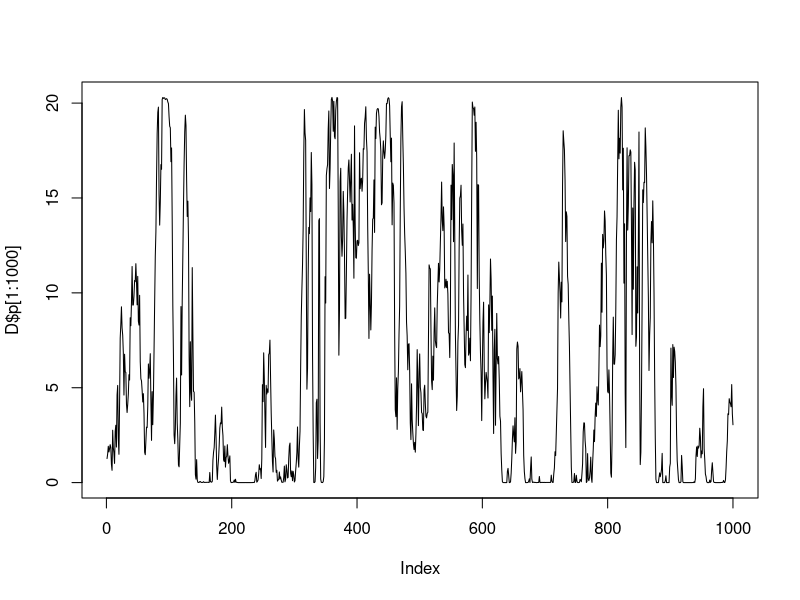
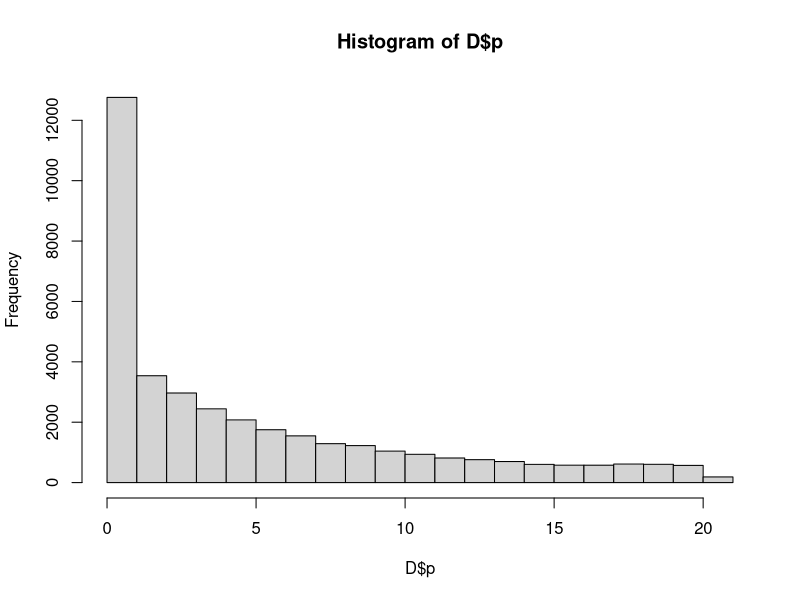
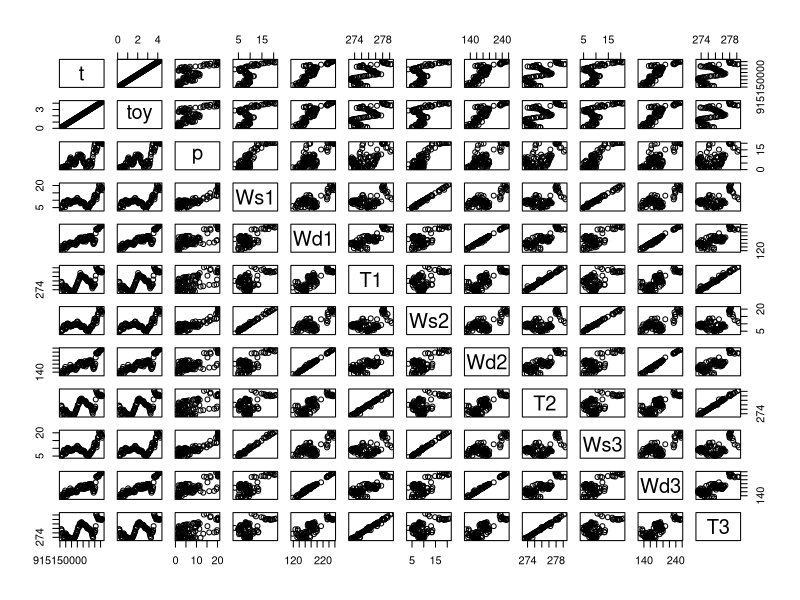

Write the R code that produced these figures, in order.
## ---- chunk 1
knitr::opts_chunk$set(cache = F) # Omg mega fedt for compile-tiden med cache=TRUE <3
## ---- chunk 2
if (Sys.info()[7] == "davidipsen"){
  setwd("~/Documents/DTU/3. Semester (MSc)/Advanced Time Series/Assignments/4-Assignment")
} else if (Sys.info()[7] == "Hvad end Kaspers PC hedder-sikkert noget UNIX-hejs ^_^"){
}

D <- read.table("comp_ex_4_scripts_2011/data/cex4WindDataInterpolated.csv", sep=",",
                header=TRUE, stringsAsFactors=FALSE)
D$t <- as.POSIXct(D$t, tz="UTC")
n = dim(D)[1]

# Descriptive statistics
plot(D$p[1:1000],type='l')
hist(D$p)
plot(D[1:100,]) # Plot subset of from all variables
## ---- chunk 3
# Mean Model
fit1 = lm(p ~ 1, data=D); fit1; logLik(fit1)

# AR(1)
fit2 = ar(D$p, na.action = na.pass, order.max=1); fit2;

# Linear Regression
fit3 = lm(p ~ ., data=D[,-1]) ; summary(fit3); logLik(fit3)

# AR(1)X
fit4 = lm(p ~ . + D$p[-n], data=D[2:n,-1]); summary(fit4); logLik(fit4)


# Thoughts: Wind has a logistic effect for the power: ... + logit(wind)
